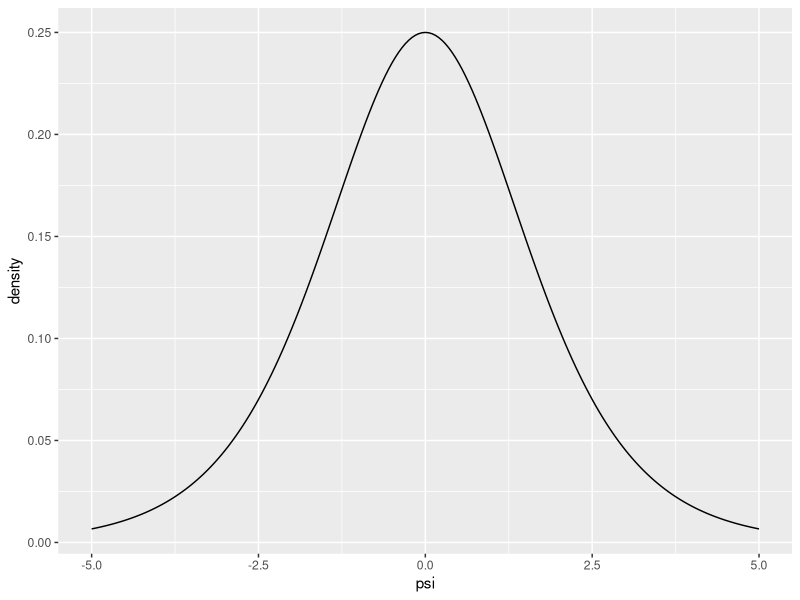
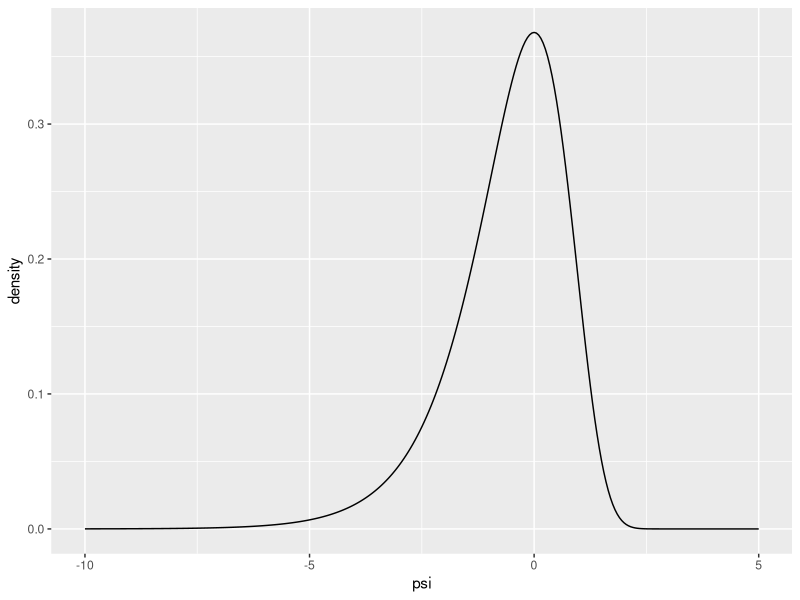
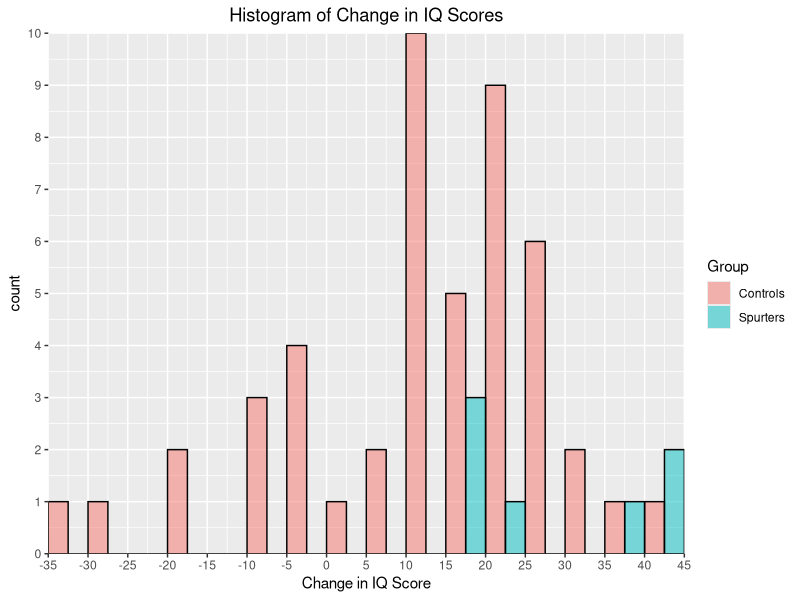
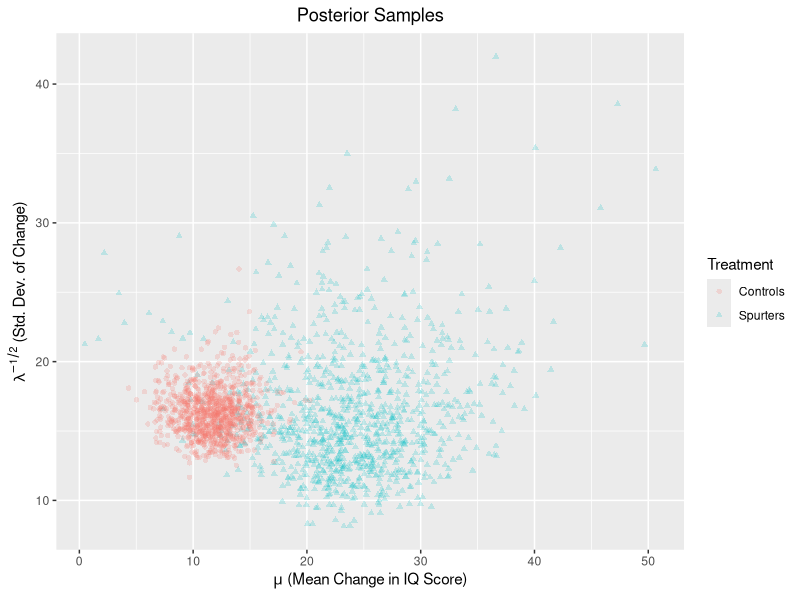
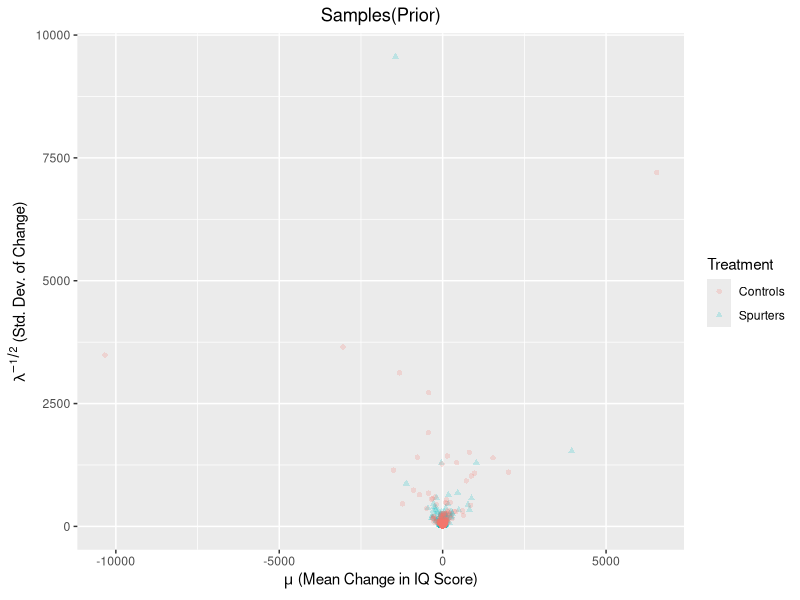

Recreate these plots in R, in order.
## ---- chunk 1
knitr::opts_chunk$set(warning = FALSE, 
                      message = FALSE, 
                      fig.align = "center")
## ---- chunk 2
library(plyr)
library(ggplot2)
library(dplyr)
library(xtable)
library(reshape)
library(tidyverse)
## ---- chunk 3
h = function(psi) 
{
  exp(psi) / (exp(psi) + 1)
}
dh = function(psi) 
{
  exp(psi) / (exp(psi) + 1)^2
}
dpsi = function(psi, a, b) 
{
  (gamma(a + b) / (gamma(a) * gamma(b))) * h(psi)^(a - 1) * (1 - h(psi))^
    (b - 1) * dh(psi)
}
## ---- chunk 4
psi = seq(-5, 5, by = 0.05)
density = dpsi(psi, 1, 1)
qplot(psi, density, geom = 'line')
## ---- chunk 5
dpsi = function(psi, a, b) {
  (b^a) / (gamma(a)) * exp(a * psi - b * exp(psi))
}
## ---- chunk 6
psi = seq(-10, 5, by = 0.05)
density = dpsi(psi, 1, 1)
qplot(psi, density, geom = 'line')
## ---- chunk 7
set.seed(123)
# input data
# spurters
x = c(18, 40, 15, 17, 20, 44, 38)
# control group
y = c(-4, 0, -19, 24, 19, 10, 5, 10,
      29, 13, -9, -8, 20, -1, 12, 21,
      -7, 14, 13, 20, 11, 16, 15, 27,
      23, 36, -33, 34, 13, 11, -19, 21,
      6, 25, 30,22, -28, 15, 26, -1, -2,
      43, 23, 22, 25, 16, 10, 29)
# store data in data frame 
iqData = data.frame(Treatment = c(rep("Spurters", length(x)), 
                                  rep("Controls", length(y))),
                                  Gain = c(x, y))
## ---- chunk 8
xLimits = seq(min(iqData$Gain) - (min(iqData$Gain) %% 5),
              max(iqData$Gain) + (max(iqData$Gain) %% 5),
              by = 5)

ggplot(data = iqData, aes(x = Gain, fill = Treatment, colour = I("black"))) + 
  geom_histogram(position = "dodge", alpha = 0.5, 
                 breaks = xLimits, closed = "left")+
  scale_x_continuous(breaks = xLimits, 
                     expand = c(0,0))+ 
  scale_y_continuous(expand = c(0,0), 
breaks = seq(0, 10, by = 1))+
  ggtitle("Histogram of Change in IQ Scores") + 
  labs(x = "Change in IQ Score", fill = "Group") + 
  theme(plot.title = element_text(hjust = 0.5))  
## ---- chunk 9
prior = data.frame(m = 0, c = 1, a = 0.5, b = 50)
findParam = function(prior, data){
  postParam = NULL
  c = prior$c
  m = prior$m
  a = prior$a
  b = prior$b
  n = length(data)
  postParam = data.frame(m = (c*m + n*mean(data))/(c + n), 
                c = c + n, 
                a = a + n/2, 
                b =  b + 0.5*(sum((data - mean(data))^2)) + 
                  (n*c *(mean(data)- m)^2)/(2*(c+n)))
  return(postParam)
}
postS = findParam(prior, x)
postC = findParam(prior, y)

## ---- chunk 10
xtable(rbind(prior = prior,
             `Spurters Posterior` = postS,
             `Controls Posterior` = postC), 
       caption = "Parameters")
## ---- chunk 11
# sampling from two posteriors 
set.seed(123)
# Number of posterior simulations
sim = 1000

# initialize vectors to store samples
mus = NULL
lambdas = NULL
muc = NULL
lambdac = NULL

# Following formula from the NormalGamma with 
# the update paramaters accounted accounted for below 

lambdas = rgamma(sim, shape = postS$a, rate = postS$b)
lambdac = rgamma(sim, shape = postC$a, rate = postC$b)


mus = sapply(sqrt(1/(postS$c*lambdas)),rnorm, n = 1, mean = postS$m)
muc = sapply(sqrt(1/(postC$c*lambdac)),rnorm, n = 1, mean = postC$m)

# Store simulations
simDF = data.frame(lambda = c(lambdas, lambdac),
                   mu = c(mus, muc),
                   Treatment = rep(c("Spurters", "Controls"),
                                   each = sim))

simDF$lambda = simDF$lambda^{-0.5}

# Plot the simulations
ggplot(data = simDF, aes(x = mu, y = lambda, 
                         colour = Treatment, shape = Treatment)) +
  geom_point(alpha = 0.2) + 
  labs(x = expression(paste(mu, " (Mean Change in IQ Score)")),
       y = expression(paste(lambda^{-1/2}, " (Std. Dev. of Change)")))  + 
  ggtitle("Posterior Samples")+ 
  theme(plot.title = element_text(hjust = 0.5))
## ---- chunk 12
set.seed(123)
mp <- 24
cp <- 8
ap <- 4
bp <- 855

ms <- 11.8
cs <- 49
as <- 24.5
bs <- 6344.0

#Sampling from posterior
S <- 1000000


# Number of posterior simulations
sim = 1000000

# initialize vectors to store samples
mu_s = NULL
lambda_s = NULL
mu_c = NULL
lambda_c = NULL

# Following formula from the NormalGamma with 
# the update paramaters accounted accounted for below 

lambda_c = rgamma(S, as, bs)
lambda_s = rgamma(S, ap, bp)

mu_c = rnorm(S, ms, sd = sqrt(1/(cs*lambda_c)))
mu_s = rnorm(S, mp, sd = sqrt(1/(cp*lambda_s)))

# Store simulations
dataF = data.frame(lambda = c(lambda_s, lambda_c),
                   mu = c(mu_s, mu_c),
                   Treatment = rep(c("Spurters", "Controls"),
                                   each = sim))

dataF$lambda = dataF$lambda^{-0.5}
mean(mu_s > mu_c)
## ---- chunk 13
set.seed(123)
sim = 1000

mus = NULL
lambdas = NULL
muc = NULL
lambdac = NULL

lambdas = rgamma(sim, shape = prior$a, rate = prior$b)
lambdac = rgamma(sim, shape = prior$a, rate = prior$b)

mus = sapply(sqrt(1/(prior$c*lambdas)),rnorm, n = 1, mean = prior$m)
muc = sapply(sqrt(1/(prior$c*lambdac)),rnorm, n = 1, mean = prior$m)


simDF = data.frame(lambda = c(lambdas, lambdac),
                   mu = c(mus, muc),
                   Treatment = rep(c("Spurters", "Controls"),
                                   each = sim))

simDF$lambda = simDF$lambda^{-0.5}



ggplot(data = simDF, aes(x = mu, y = lambda, 
                         colour = Treatment, shape = Treatment)) +
  geom_point(alpha = 0.2) + 
  labs(x = expression(paste(mu, " (Mean Change in IQ Score)")),
       y = expression(paste(lambda^{-1/2}, " (Std. Dev. of Change)")))  + 
  ggtitle("Samples(Prior)")+ 
  theme(plot.title = element_text(hjust = 0.5))
